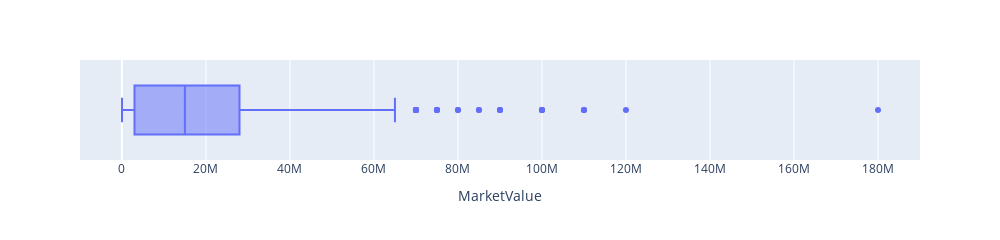

Notebook source saved alongside this figure:
### Code cell
fig = px.box(data, x="MarketValue")
fig.update_traces(quartilemethod="exclusive")
fig.update_layout(width=1000, height=200)
fig.write_image("Market Value Boxplot.png", format="png")
fig.show()

### Figure 1 — Plotly figure (JSON) as saved in the notebook; plotly's stock layout.template omitted (floating-point values rounded to 4 significant figures; data arrays with more than 128 entries replaced by an {"elided": "..."} marker saying what was removed)
{"data": [{"alignmentgroup": "True", "hovertemplate": "MarketValue=%{x}<extra></extra>", "legendgroup": "", "marker": {"color": "#636efa"}, "name": "", "notched": false, "offsetgroup": "", "orientation": "h", "quartilemethod": "exclusive", "showlegend": false, "type": "box", "x": {"elided": "576 int values"}, "x0": " ", "xaxis": "x", "y0": " ", "yaxis": "y"}], "layout": {"boxmode": "group", "height": 200, "legend": {"tracegroupgap": 0}, "margin": {"t": 60}, "width": 1000, "xaxis": {"anchor": "y", "autorange": true, "domain": [0, 1], "range": [-9974000.0, 190000000.0], "title": {"text": "MarketValue"}, "type": "linear"}, "yaxis": {"anchor": "x", "autorange": true, "domain": [0, 1], "range": [-0.5, 0.5], "type": "category"}}}
